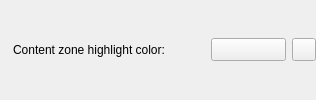
            <widget class="QWidget" name="gbColorContentSelected" native="true">
             <layout class="QHBoxLayout" name="horizontalLayout_18">
              <property name="leftMargin">
               <number>0</number>
              </property>
              <property name="topMargin">
               <number>0</number>
              </property>
              <property name="rightMargin">
               <number>0</number>
              </property>
              <property name="bottomMargin">
               <number>0</number>
              </property>
              <item>
               <widget class="QLabel" name="label_9">
                <property name="text">
                 <string/>
                </property>
               </widget>
              </item>
              <item>
               <widget class="QLabel" name="label_10">
                <property name="text">
                 <string>Content zone highlight color:</string>
                </property>
               </widget>
              </item>
              <item>
               <spacer name="horizontalSpacer_20">
                <property name="orientation">
                 <enum>Qt::Horizontal</enum>
                </property>
                <property name="sizeHint" stdset="0">
                 <size>
                  <width>40</width>
                  <height>20</height>
                 </size>
                </property>
               </spacer>
              </item>
              <item>
               <widget class="QToolButton" name="btnColorSelectedContent">
                <property name="minimumSize">
                 <size>
                  <width>75</width>
                  <height>0</height>
                 </size>
                </property>
                <property name="toolTip">
                 <string>Click to change color</string>
                </property>
                <property name="text">
                 <string/>
                </property>
               </widget>
              </item>
              <item>
               <widget class="QToolButton" name="btnColorSelectedContentReset">
                <property name="toolTip">
                 <string>Reset color to default</string>
                </property>
                <property name="text">
                 <string/>
                </property>
                <property name="icon">
                 <iconset resource="../resources/resources.qrc">
                  <normaloff>:/icons/gimp-undo-history.png</normaloff>:/icons/gimp-undo-history.png</iconset>
                </property>
               </widget>
              </item>
             </layout>
            </widget>
